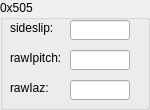
    <widget class="QGroupBox" name="groupBox505" >
     <property name="geometry" >
      <rect>
       <x>10</x>
       <y>450</y>
       <width>150</width>
       <height>110</height>
      </rect>
     </property>
     <property name="title" >
      <string>0x505</string>
     </property>
     <widget class="QLineEdit" name="sideslip" >
      <property name="geometry" >
       <rect>
        <x>70</x>
        <y>20</y>
        <width>60</width>
        <height>20</height>
       </rect>
      </property>
      <property name="text" >
       <string/>
      </property>
      <property name="readOnly" >
       <bool>true</bool>
      </property>
     </widget>
     <widget class="QLabel" name="label_64" >
      <property name="geometry" >
       <rect>
        <x>10</x>
        <y>20</y>
        <width>70</width>
        <height>16</height>
       </rect>
      </property>
      <property name="text" >
       <string>sideslip:</string>
      </property>
     </widget>
     <widget class="QLabel" name="label_66" >
      <property name="geometry" >
       <rect>
        <x>10</x>
        <y>50</y>
        <width>50</width>
        <height>16</height>
       </rect>
      </property>
      <property name="text" >
       <string>rawIpitch:</string>
      </property>
     </widget>
     <widget class="QLineEdit" name="rawIpitch" >
      <property name="geometry" >
       <rect>
        <x>70</x>
        <y>50</y>
        <width>60</width>
        <height>20</height>
       </rect>
      </property>
      <property name="readOnly" >
       <bool>true</bool>
      </property>
     </widget>
     <widget class="QLabel" name="label_67" >
      <property name="geometry" >
       <rect>
        <x>10</x>
        <y>80</y>
        <width>50</width>
        <height>16</height>
       </rect>
      </property>
      <property name="text" >
       <string>rawIaz:</string>
      </property>
     </widget>
     <widget class="QLineEdit" name="rawIaz" >
      <property name="geometry" >
       <rect>
        <x>70</x>
        <y>80</y>
        <width>60</width>
        <height>20</height>
       </rect>
      </property>
      <property name="readOnly" >
       <bool>true</bool>
      </property>
     </widget>
    </widget>
